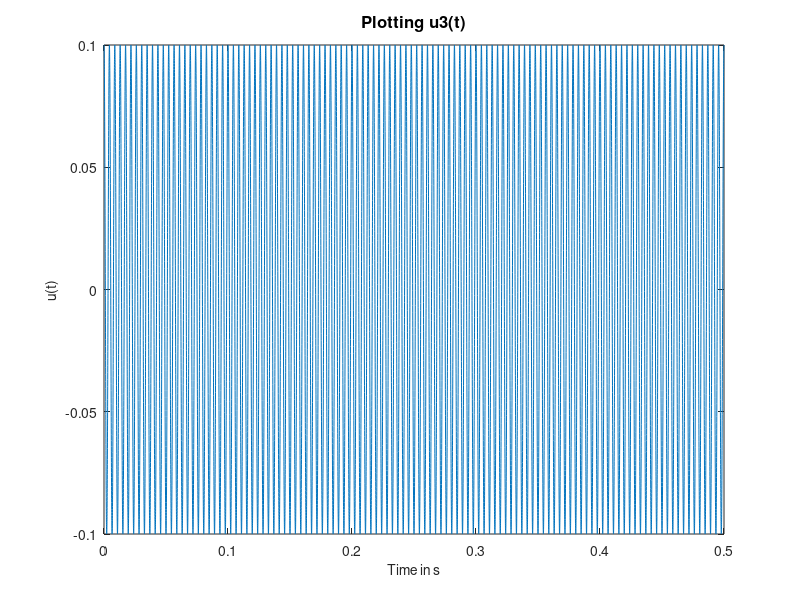

Recreate this plot in MATLAB.
clear; clc; close all;

% setting the variables

fs = 48000; 
T= 0.5;
N = fs*T;
t = (0:N-1)/fs;
u3 = 0.1*cos(2*pi*230*t);

plot(t,u3);
title('Plotting u3(t)','FontSize',12);
xlabel('Time in s','FontSize',10,'FontWeight','normal');
ylabel('u(t)','FontSize',10,'FontWeight','normal');

sound(u3,fs);

